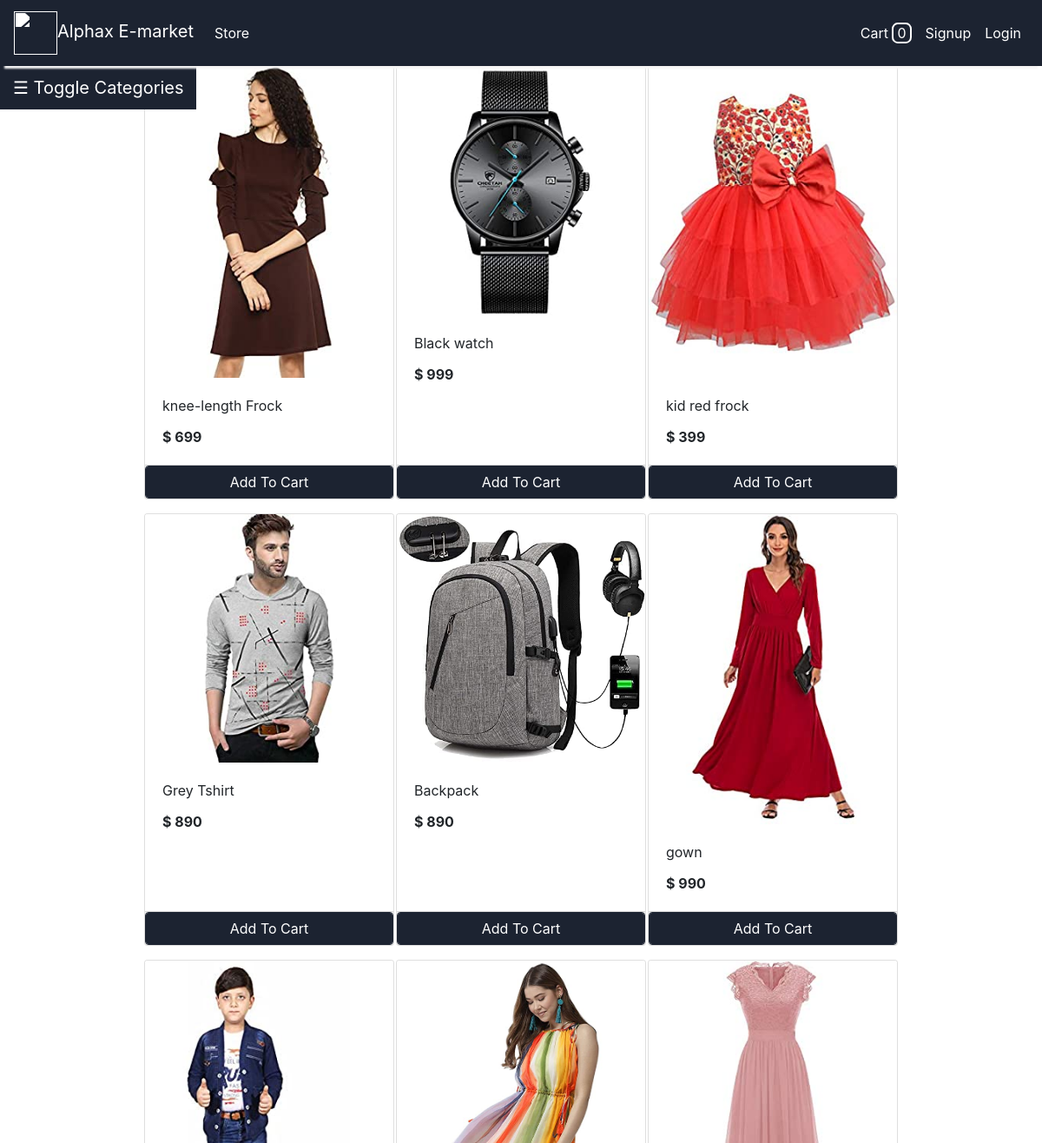
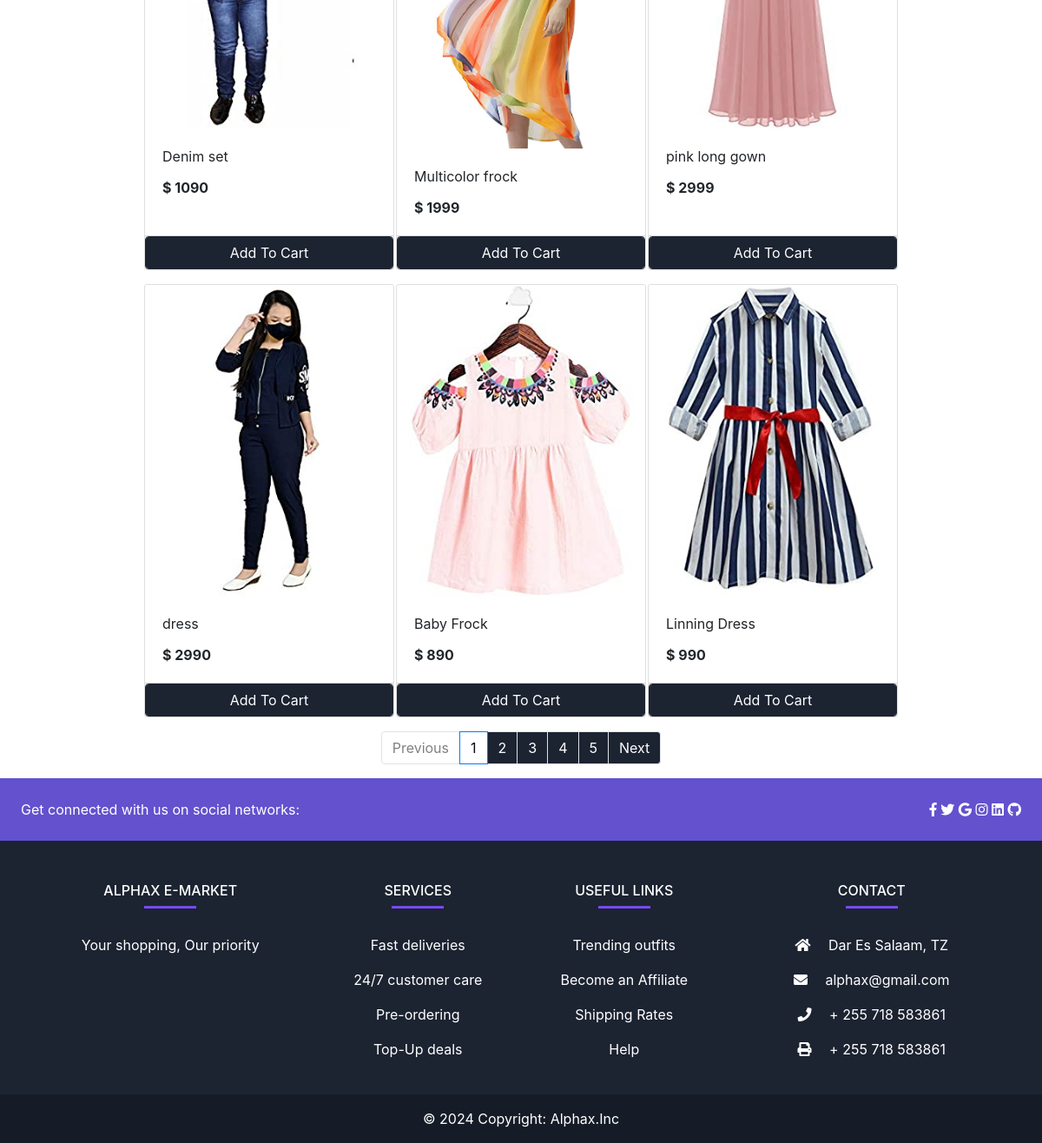
The app's page /store with its own data (2 pictures, top to bottom).
### store/models/product.py (models this page shows, shortened)
class Products(models.Model):
    name = models.CharField(max_length=60)
    price= models.IntegerField(default=0)
    category= models.ForeignKey(Category,on_delete=models.CASCADE,default=1 )
    description= models.CharField(max_length=250, default='', blank=True, null= True)
    image= models.ImageField(upload_to='store/static/uploads/products/')
    @staticmethod
    def get_all_products():
        return Products.objects.all()

### store/views/home.py (the view)
# urls.py: path('' , include('store.urls'))
def store(request):
    cart = request.session.get('cart')
    if not cart:
        request.session['cart'] = {}
    products = None
    categories = Category.get_all_categories()
    categoryID = request.GET.get('category')
    if categoryID:
        products = Products.get_all_products_by_categoryid(categoryID)
    else:
        products = Products.get_all_products();
    data = {}
    data['categories'] = categories
    '''
        Pagination variables
    '''
    paginator = Paginator(products, 12)
    page_number = request.GET.get('page')
    page_obj = paginator.get_page(page_number)
    products = page_obj
    data['products'] = products
    print('you are : ', request.session.get('email'))
    return render(request, 'index.html', data)

### store/models/category.py (called while the page is built)
    @staticmethod
    def get_all_categories():
        return Category.objects.all()

### store/templatetags/cart.py (called while the page is built)
@register.filter (name='is_in_cart')
def is_in_cart(product, cart):
    keys = cart.keys ()
    for id in keys:
        if int (id) == product.id:
            return True
    return False

### store/templatetags/custom_filter.py (called while the page is built)
@register.filter(name='currency')
def currency(number):
    return "$ "+str(number)

### store/templates/index.html (shortened to what this page needs)
{% extends 'base.html' %}
{% block content %}
{% load cart %}
{% load custom_filter %}
<div class="container-fluid">
	<div class="row">
		<button class="openbtn" onclick="toggleNav()">☰ Toggle Categories</button>
		<div id='products' class="col-lg-9 mx-auto">
			<div class="row mx-auto">
				{% for product in products %}
				<div class="card mx-auto mb-3" id={{product.id}} style="width: 18rem;">
					<img class="card-img-top" src="{{product.image.url}}" alt="Card image cap">
					<div class="card-body">
						<p class="card-title">{{product.name}}</p>
						<p class="card-text"><b>{{product.price|currency}}</b></p>
					</div>
					<div class="card-footer p-0 no-gutters">
						{% if product|is_in_cart:request.session.cart %}
						<div class="row no-gutters">
							<form action="/#{{product.id}}" class="col-2 " method="post">
								{% csrf_token %}
								<input hidden type="text" name='product' value='{{product.id}}'>
								<input hidden type="text" name='remove' value='True'>
								<input type="submit" value=" - " class="btn btn-block btn-danger border-right">
							</form>
							<div class="text-center col btn btn-custom">{{product|cart_quantity:request.session.cart}} in Cart</div>
							<form action="/#{{product.id}}" class="col-2 " method="post">
								{% csrf_token %}
								<input hidden type="text" name='product' value='{{product.id}}'>
								<input type="submit" value=" + " class="btn btn-block btn-success border-left">
							</form>
						</div>
						{% else %}
						<form action="/#{{product.id}}" method="POST" class="btn-block">
							<input type="submit" class="float-right btn btn-custom form-control"
								value="Add To Cart">
						</form>
						{% endif %}
					</div>
				</div>
				{% endfor %}
			</div>
		</div>
	</div>
</div>
<nav aria-label="Page navigation example">
	<ul class="pagination justify-content-center custom-pagination">
	  {% if products.has_previous %}
		<li class="page-item">
		  <a class="page-link" href="?page={{ products.previous_page_number }}">Previous</a>
		</li>
	  {% else %}
		<li class="page-item disabled">
		  <a class="page-link" href="#" tabindex="-1" aria-disabled="True">Previous</a>
		</li>
	  {% endif %}
	  {% for i in products.paginator.page_range %}
		{% if products.number == i %}
		  <li class="page-item active" aria-current="page">
			<span class="page-link">
			  {{ i }}
			</span>
		  </li>
		{% else %}
		  <li class="page-item"><a class="page-link" href="?page={{ i }}">{{ i }}</a></li>
		{% endif %}
	  {% endfor %}
	  {% if products.has_next %}
		<li class="page-item">
		  <a class="page-link" href="?page={{ products.next_page_number }}">Next</a>
		</li>
	  {% else %}
		<li class="page-item disabled">
		  <a class="page-link" href="#" tabindex="-1" aria-disabled="True">Next</a>
		</li>
	  {% endif %}
	</ul>
  </nav>
{% endblock %}

### store/templates/base.html (shortened to what this page needs)
<!doctype html>
<html lang="en">
<head>
  {% load static %}
  <link rel="stylesheet" href="https://maxcdn.bootstrapcdn.com/bootstrap/4.0.0/css/bootstrap.min.css"
>
  <link rel="stylesheet" href="https://cdnjs.cloudflare.com/ajax/libs/font-awesome/6.5.1/css/all.min.css"
 />
  <link href="{% static 'store/css/style.css' %}" rel="stylesheet">
</head>
<body>
  <nav class="one-edge-shadow
    mainNav
    navbar navbar-light
    sticky-top navbar
    navbar-expand-lg
    text-white">
      <a class="navbar-brand ms-3 text-white " href="/">
      <link rel="stylesheet" href="https://use.fontawesome.com/releases/v5.7.0/css/all.css"
>
      <img src="https://www.freepnglogos.com/uploads/shopping-cart-png/shopping-cart-svg-png-icon-download-28.png"
      style="width:50px;height:50px; filter: brightness(0) invert(1);">Alphax E-market</a>
    <div class="collapse navbar-collapse" id="navbarSupportedContent">
      <ul class="navbar-nav mr-auto">
        <li class="nav-item active">
          <a class="nav-link" style="color: white;" href="/store">Store<span class="sr-only">(current)</span></a>
        </li>
      </ul>
      <ul class=" navbar-nav my-2 my-lg-0">
        <li class="nav-item active">
          <a class="nav-link" style="color: white;" href="/cart">Cart
            <span class="cart-count" >{{request.session.cart.keys|length}}</span>
            <span class="sr-only">(current)</span></a>
        </li>
        {% if request.session.customer %}
        <li class="nav-item active ">
          <a class="nav-link" style="color: white;" href="/orders">Orders<span class="sr-only">(current)</span></a>
        </li>
        <li class="nav-item active ">
          <a class="nav-link" style="color: white;" href="/logout">Logout<span class="sr-only">(current)</span></a>
        </li>
        {% else %}
        <li class="nav-item active">
          <a class="nav-link" style="color: white;" href="/signup">Signup<span class="sr-only">(current)</span></a>
        </li>
        <li class="nav-item active">
          <a class="nav-link" style="color: white;" href="/login">Login<span class="sr-only">(current)</span></a>
        </li>
        {% endif %}
      </ul>
    </div>
  </nav>
  {% block content %}{% endblock %}
  {% if request.path == "/store" %}
  <footer
      class="text-center text-lg-start text-white"
      style="background-color: #1c2331"
      >
      <section
              class="d-flex justify-content-between p-4"
              style="background-color: #6351ce"
              >
        <div class="me-5">
          <span>Get connected with us on social networks:</span>
        </div>
        <div>
          <a href="" class="text-white me-4">
            <i class="fab fa-facebook-f"></i>
          </a>
          <a href="" class="text-white me-4">
            <i class="fab fa-twitter"></i>
          </a>
          <a href="" class="text-white me-4">
            <i class="fab fa-google"></i>
          </a>
          <a href="" class="text-white me-4">
            <i class="fab fa-instagram"></i>
          </a>
          <a href="" class="text-white me-4">
            <i class="fab fa-linkedin"></i>
          </a>
          <a href="" class="text-white me-4">
            <i class="fab fa-github"></i>
          </a>
        </div>
      </section>
      <section class="">
        <div class="container text-center text-md-start mt-5">
          <div class="row mt-3">
            <div class="col-md-3 col-lg-4 col-xl-3 mx-auto mb-4">
              <h6 class="text-uppercase fw-bold">Alphax E-market</h6>
              <hr
                  class="mb-4 mt-0 d-inline-block mx-auto"
                  style="width: 60px; background-color: #7c4dff; height: 2px"
                  />
              <p>
                Your shopping, Our priority
              </p>
            </div>
            <div class="col-md-2 col-lg-2 col-xl-2 mx-auto mb-4">
              <h6 class="text-uppercase fw-bold">Services</h6>
              <hr
                  class="mb-4 mt-0 d-inline-block mx-auto"
                  style="width: 60px; background-color: #7c4dff; height: 2px"
                  />
              <p>
                <a href="#!" class="text-white">Fast deliveries</a>
              </p>
              <p>
                <a href="#!" class="text-white">24/7 customer care</a>
              </p>
              <p>
                <a href="#!" class="text-white">Pre-ordering</a>
              </p>
              <p>
                <a href="#!" class="text-white">Top-Up deals</a>
              </p>
            </div>
            <div class="col-md-3 col-lg-2 col-xl-2 mx-auto mb-4">
              <h6 class="text-uppercase fw-bold">Useful links</h6>
              <hr
                  class="mb-4 mt-0 d-inline-block mx-auto"
                  style="width: 60px; background-color: #7c4dff; height: 2px"
                  />
              <p>
                <a href="#!" class="text-white">Trending outfits</a>
              </p>
              <p>
                <a href="#!" class="text-white">Become an Affiliate</a>
              </p>
              <p>
                <a href="#!" class="text-white">Shipping Rates</a>
              </p>
              <p>
                <a href="#!" class="text-white">Help</a>
              </p>
            </div>
            <div class="col-md-4 col-lg-3 col-xl-3 mx-auto mb-md-0 mb-4">
              <h6 class="text-uppercase fw-bold">Contact</h6>
              <hr
                  class="mb-4 mt-0 d-inline-block mx-auto"
                  style="width: 60px; background-color: #7c4dff; height: 2px"
                  />
              <p><i class="fas fa-home mr-3"></i> Dar Es Salaam, TZ</p>
              <p><i class="fas fa-envelope mr-3"></i> alphax@gmail.com</p>
              <p><i class="fas fa-phone mr-3"></i> + 255 718 583861</p>
              <p><i class="fas fa-print mr-3"></i> + 255 718 583861</p>
            </div>
          </div>
        </div>
      </section>
      <div
          class="text-center p-3"
          style="background-color: rgba(0, 0, 0, 0.2)"
          >
        © 2024 Copyright:
        <a class="text-white" href=""
          >Alphax.Inc</a
          >
      </div>
  </footer>
  {% endif %}
</body>
</html>

### store/static/store/css/style.css (style rules this page uses)
.mainNav { background-color: #1c2331; }
.one-edge-shadow { box-shadow: 0 8px 2px -5px rgb(246, 245, 245); }
.openbtn { position: fixed; font-size: 20px; cursor: pointer; background-color: #1c2331; color: white; padding: 10px 15px; border: none; z-index: 1; }
.cart-count { border: 2px solid white; border-radius: 30%; padding: 0.25px 4px; }
.btn-custom { background-color: #1c2331; color: white; border-color: #1c2331; }
.custom-pagination .page-link { background-color: #1c2331; color: white; }
.custom-pagination .page-item.active .page-link { background-color: white; color: #0c0414; }
.custom-pagination .page-item.disabled .page-link { color: gray; }

### records on screen
Products: image (picture), name "knee-length Frock", price "$ 699"
Products: image (picture), name "Black watch", price "$ 999"
Products: image (picture), name "kid red frock", price "$ 399"
Products: image (picture), name "Grey Tshirt", price "$ 890"
Products: image (picture), name "Backpack", price "$ 890"
Products: image (picture), name "gown", price "$ 990"
Products: image (picture), name "Denim set", price "$ 1090"
Products: image (picture), name "Multicolor frock", price "$ 1999"
Products: image (picture), name "pink long gown", price "$ 2999"
Products: image (picture), name "dress", price "$ 2990"
Products: image (picture), name "Baby Frock", price "$ 890"
Products: image (picture), name "Linning Dress", price "$ 990"

### other values on screen
{{ request.session.cart.keys|length }} "0"
{{ i }} "1"
{{ i }} "2" "3" "4" "5"
